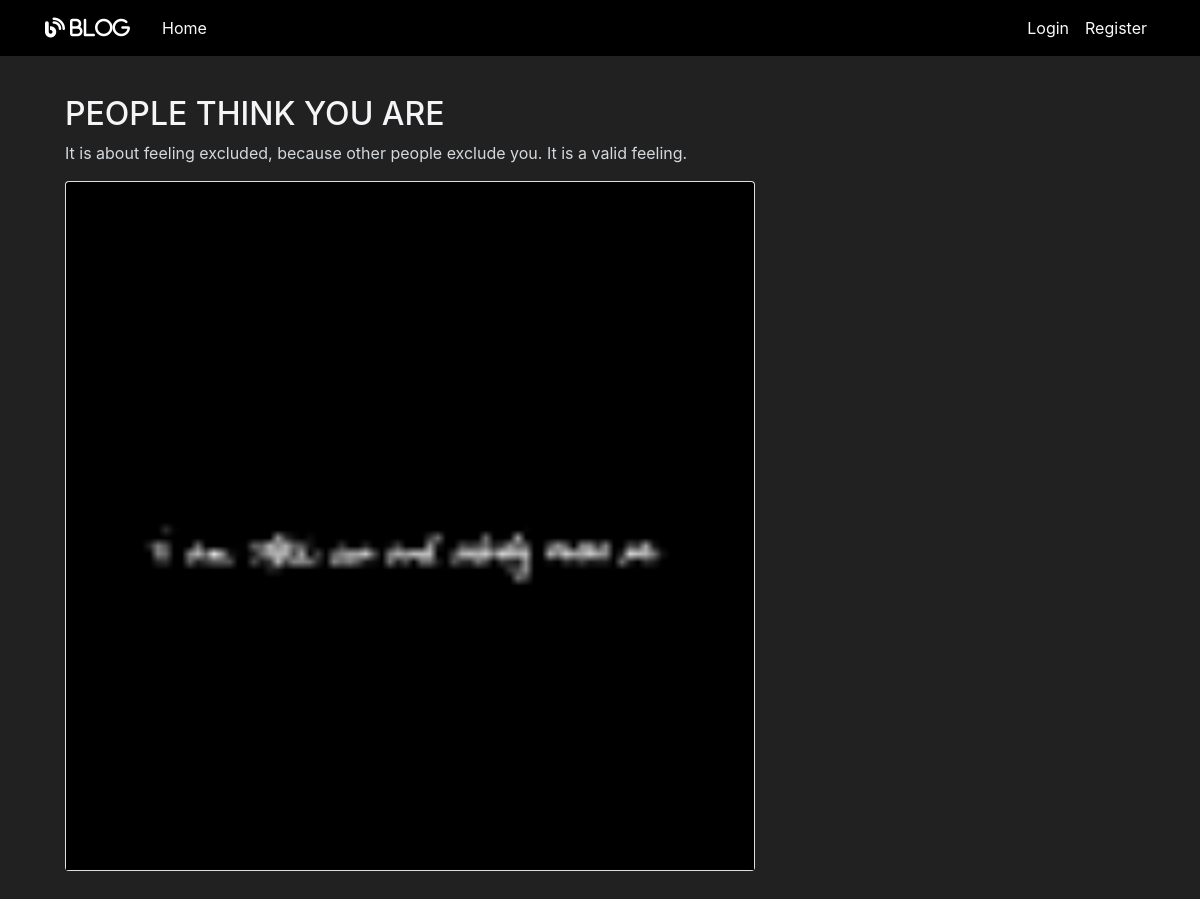
The page /post/14 on the database its author committed.
### flaskblog/models.py (models this page shows, shortened)
class Post(db.Model):
    id = db.Column(db.Integer, primary_key=True)
    title = db.Column(db.String(100), nullable=False)
    date_posted = db.Column(db.DateTime, nullable=False, default=datetime.now())
    content = db.Column(db.Text, nullable=False)
    user_id = db.Column(db.Integer, db.ForeignKey('user.id'), nullable=False)
    likes = db.relationship('PostLike', backref='post', lazy='dynamic')
    is_approved = db.Column(db.Boolean, default=False)
    image_file = db.Column(db.String(20), nullable=False, default='default.jpg')

### flaskblog/routes.py (the view)
@app.route("/post/<int:post_id>")
def post(post_id):
    post = Post.query.get_or_404(post_id)
    return render_template('post.html', title=post.title, post=post)

### flaskblog/templates/post.html (shortened to what this page needs)
{% extends "layout.html" %}
{% block content %}
  <article class="media content-section" >
    <div class="media-body">
      <div class="article-metadata" >
    </div>
      <h2 class="article-title">{{ post.title }}</h2>
      <p class="article-content">{{ post.content }}</p>
      <div class="card  my-2">
        {% if post.image_file %}
            <img class="card-img-top"
             src="{{ url_for('static', filename='profile_pics/' + post.image_file) }}" alt="">
        {% endif %}
    </div>
        </div>
  </article>
{% endblock content %}

### flaskblog/static/main.css (style rules this page uses)
body { background: #fafafa; color: #333333; margin-top: 5rem; }
h1, h2, h3, h4, h5, h6 { color: #444444; }
.content-section { color: #d4d9dd; padding: 10px 20px; border-radius: 5px; margin-bottom: 20px; }
.article-title { color: #f5f5f8; }
.article-content { white-space: pre-line; word-break: break-all; }
.article-metadata { padding-bottom: 1px; margin-bottom: 4px; }

### flaskblog/templates/layout.html (style rules this page uses)
body { background-color: #212121; color: white }

### rows shown on the page
Post: title "PEOPLE THINK YOU ARE", content "It is about feeling excluded, because other people exclude you. It is a valid feeling.", image_file (picture)
